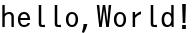
#> input picture imgs/sample.png, 192 x 33 px
$ python main.py   (older library calls are emulated)
#> lines starting #> are read from the running program, lines starting #| are printed output that depends on the picture; after the words box and inside, x2 and y2 are one past the last pixel; in counts of white or black regions, pixels touching at a corner belong together
### utils.py
from PIL import Image, ImageDraw, ImageFont
import numpy as np

# [26 lines left out: function create_str2image, not called in this run]


def num2braille(n):
    '''
    indexから対応する点字を返す関数

    Args:
        n: fragmentの合計値
    Return:
        点字
    '''

    flg = 0
    flg += (n & 0b00001000) << 3
    flg += (n & 0b01110000) >> 1
    flg += (n & 0b10000111)

    return chr(flg + 0x2800)


def preprocess(path, col, rev):
    '''
    画像の読み込み，リサイズ，データ化をする

    Args:
        path: 画像のパス
        col : Widthのサイズ
        rev : 白黒の反転するかしないか(True = する)
    Return:
        img : 画像の行列
    '''
#> called with path = './imgs/sample.png', col = 32, rev = False
    # 画像の読み込み
    img = Image.open(path)
#> img is the input picture: PIL image 192x33 RGB; min 0, max 255, mean 215.9
    img = img.convert('L')
#> img: PIL image 192x33 L

    # 画像サイズを4の倍数にしておくための計算
    width = col * 4
    height = int(width * (img.height / img.width))
#> height = 22
    height -= height % 4
#> height = 20

    # 画像のリサイズ
    img = img.resize((width, height))
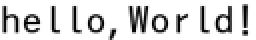
#> img: PIL image 128x20 L (shown 2 times larger); min 0, max 255, mean 215.2
    # 画像のデータ化
    if rev:
        img = thresh_otsu(np.matrix(img), min_value=1, max_value=0)
    else:
        img = thresh_otsu(np.matrix(img))

    return img


def thresh_otsu(g, min_value=0, max_value=1):
    '''
    大津の二値化

    明と暗を２つのクラスに分けて，いい感じのところを見つけるアルゴリズム

    Args:
        g: グレースケールの画像の行列
    Return:
        g: 二値化された画像の行列


    参考：
    https://algorithm.joho.info/programming/python/opencv-otsu-thresholding-py/
    '''
#> called with min_value = 0, max_value = 1

    # ヒストグラムの作成
    hist = [np.sum(g == i) for i in range(256)]
#> hist = 256 values, max 1756 at index 255, min 0 at index 15, mean 10

    s_max = (0, -10)


    for th in range(256):

        # クラス1とクラス2の画素数を計算
        n1 = sum(hist[:th])
        n2 = sum(hist[th:])

        # クラス1とクラス2の画素値の平均を計算
        mu1 = 0 if n1 == 0 else sum([i * hist[i] for i in range(0,th)]) / n1
        mu2 = 0 if n2 == 0 else sum([i * hist[i] for i in range(th, 256)]) / n2

        # クラス間分散の分子を計算
        s = n1 * n2 * (mu1 - mu2) ** 2

        # クラス間分散の分子が最大の時，クラス間分散の分子と閾値を記録
        if s > s_max[1]:
            s_max = (th, s)
#> this loop made 256 passes
#> (n1, n2, mu1, mu2, s, s_max) on pass 1: (0, 2560, 0, 215.2, 0, (0, 0))
#> (n1, n2, mu1, mu2, s_max) on passes 2 to 7: (74, 2486, 0, 221.7, (1, 9.04e+09)), (83, 2477, 0.108, 222.5, (2, 1.02e+10)), (86, 2474, 0.174, 222.7, (3, 1.05e+10)), (88, 2472, 0.239, 222.9, (4, 1.08e+10)), (95, 2465, 0.516, 223.5, (5, 1.16e+10)), (100, 2460, 0.74, 224, (6, 1.23e+10))
#> after the loop, s_max = (156, 3.44e+10)

    # クラス間分散が最大の時の閾値を取得
    t = s_max[0]
#> t = 156

    #算出した閾値で二値化処理
    g[g < t] = min_value
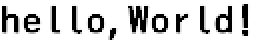
#> g: shape (20, 128) (shown 2 times larger); min 0, max 255, mean 204
    g[g >= t] = max_value
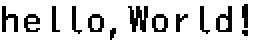
#> g: shape (20, 128) (shown 2 times larger); values 0 (black) and 1 (white), 81.8% white; black in thin lines or dots, all inside (x1, y1, x2, y2) = (1, 2, 124, 20)

    return g

### main.py
import sys, os
import argparse
import numpy as np

from utils import create_str2image, preprocess, num2braille

# 使うフォント
FONT_PATH = "./fonts/ipag.ttf"


if __name__ == "__main__":

    parser = argparse.ArgumentParser()
    parser.add_argument("--input", default="./imgs/sample.png", type=str)
    parser.add_argument("--col", default=32, type=int)
    parser.add_argument("--rev", action="store_true")
    args = parser.parse_args()


    # 画像があるなら画像で生成，無ければ文字から画像をつくる
    if not os.path.isfile(args.input):
        path = create_str2image(FONT_PATH, 32, args.input)
        img = preprocess(path, args.col, args.rev)
    else:
        img = preprocess(args.input, args.col, args.rev)


    braille_list = []
    for i in range(int(np.shape(img)[0]/4)):
        for j in range(int(np.shape(img)[1]/2)):

            row = i * 4
            col = j * 2
            # 点字1つ分を取り出す
            fragment = img[row:row+4, col:col+2]

            # バイナリから合計値を出して最適な点字を算出する
            b = 0
            for r in range(np.shape(fragment)[0]):
                for c in range(np.shape(fragment)[1]):
                    b += (fragment[r, c]) << r + c * 4

            braille_list.append(num2braille(b))

        braille_list.append('\n')

    # 書き出す
    for i in braille_list:
        sys.stdout.write(i)
#> this loop made 325 passes
#> i on passes 1 to 3: '⡿', '⢿', '⣿'
